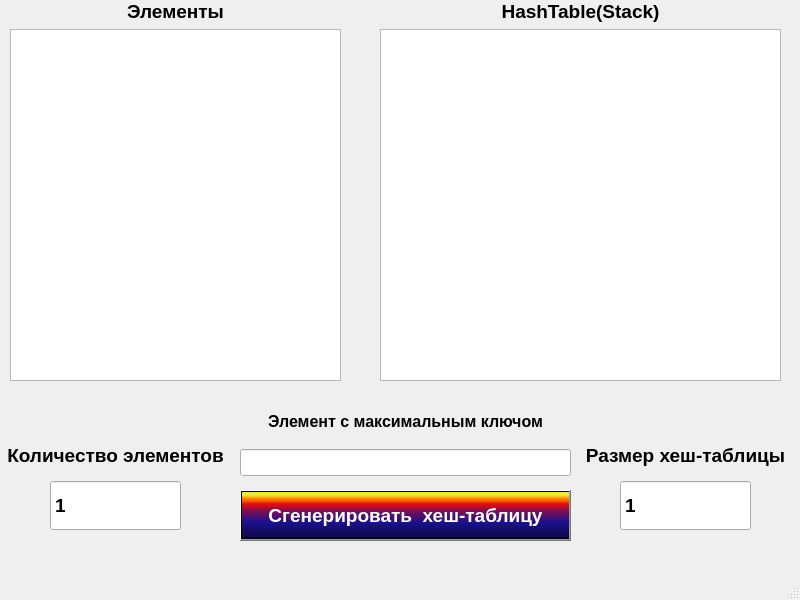
<?xml version="1.0" encoding="UTF-8"?>
<ui version="4.0">
 <class>MainWindow</class>
 <widget class="QMainWindow" name="MainWindow">
  <property name="geometry">
   <rect>
    <x>0</x>
    <y>0</y>
    <width>800</width>
    <height>600</height>
   </rect>
  </property>
  <property name="windowTitle">
   <string>HashTable</string>
  </property>
  <widget class="QWidget" name="centralwidget">
   <widget class="QPushButton" name="generateButton">
    <property name="geometry">
     <rect>
      <x>240</x>
      <y>490</y>
      <width>331</width>
      <height>51</height>
     </rect>
    </property>
    <property name="font">
     <font>
      <pointsize>14</pointsize>
      <bold>true</bold>
     </font>
    </property>
    <property name="cursor">
     <cursorShape>PointingHandCursor</cursorShape>
    </property>
    <property name="styleSheet">
     <string notr="true">background-color: qlineargradient(spread:pad, x1:0, y1:1, x2:0, y2:0, stop:0 rgba(0, 0, 0, 255), stop:0.05 rgba(14, 8, 73, 255), stop:0.36 rgba(28, 17, 145, 255), stop:0.6 rgba(126, 14, 81, 255), stop:0.75 rgba(234, 11, 11, 255), stop:0.79 rgba(244, 70, 5, 255), stop:0.86 rgba(255, 136, 0, 255), stop:0.935 rgba(239, 236, 55, 255));
color: rgb(255, 255, 255);</string>
    </property>
    <property name="text">
     <string>Сгенерировать  хеш-таблицу</string>
    </property>
   </widget>
   <widget class="QSpinBox" name="amountElementBox">
    <property name="geometry">
     <rect>
      <x>50</x>
      <y>480</y>
      <width>131</width>
      <height>51</height>
     </rect>
    </property>
    <property name="font">
     <font>
      <pointsize>14</pointsize>
      <bold>true</bold>
     </font>
    </property>
    <property name="buttonSymbols">
     <enum>QAbstractSpinBox::NoButtons</enum>
    </property>
    <property name="minimum">
     <number>1</number>
    </property>
    <property name="maximum">
     <number>1000</number>
    </property>
   </widget>
   <widget class="QLabel" name="label">
    <property name="geometry">
     <rect>
      <x>0</x>
      <y>440</y>
      <width>231</width>
      <height>31</height>
     </rect>
    </property>
    <property name="font">
     <font>
      <pointsize>14</pointsize>
      <bold>true</bold>
     </font>
    </property>
    <property name="text">
     <string>Количество элементов</string>
    </property>
    <property name="alignment">
     <set>Qt::AlignCenter</set>
    </property>
   </widget>
   <widget class="QLabel" name="label_2">
    <property name="geometry">
     <rect>
      <x>570</x>
      <y>440</y>
      <width>231</width>
      <height>31</height>
     </rect>
    </property>
    <property name="font">
     <font>
      <pointsize>14</pointsize>
      <bold>true</bold>
     </font>
    </property>
    <property name="text">
     <string>Размер хеш-таблицы</string>
    </property>
    <property name="alignment">
     <set>Qt::AlignCenter</set>
    </property>
   </widget>
   <widget class="QSpinBox" name="sizeBox">
    <property name="geometry">
     <rect>
      <x>620</x>
      <y>480</y>
      <width>131</width>
      <height>51</height>
     </rect>
    </property>
    <property name="font">
     <font>
      <pointsize>14</pointsize>
      <bold>true</bold>
     </font>
    </property>
    <property name="buttonSymbols">
     <enum>QAbstractSpinBox::NoButtons</enum>
    </property>
    <property name="minimum">
     <number>1</number>
    </property>
    <property name="maximum">
     <number>100</number>
    </property>
   </widget>
   <widget class="QWidget" name="verticalLayoutWidget">
    <property name="geometry">
     <rect>
      <x>10</x>
      <y>0</y>
      <width>331</width>
      <height>381</height>
     </rect>
    </property>
    <layout class="QVBoxLayout" name="verticalLayout">
     <item>
      <widget class="QLabel" name="label_3">
       <property name="font">
        <font>
         <pointsize>14</pointsize>
         <bold>true</bold>
        </font>
       </property>
       <property name="text">
        <string>Элементы</string>
       </property>
       <property name="alignment">
        <set>Qt::AlignCenter</set>
       </property>
      </widget>
     </item>
     <item>
      <widget class="QListWidget" name="listElementWidget"/>
     </item>
    </layout>
   </widget>
   <widget class="QWidget" name="verticalLayoutWidget_2">
    <property name="geometry">
     <rect>
      <x>380</x>
      <y>0</y>
      <width>401</width>
      <height>381</height>
     </rect>
    </property>
    <layout class="QVBoxLayout" name="verticalLayout_2">
     <item>
      <widget class="QLabel" name="label_4">
       <property name="font">
        <font>
         <pointsize>14</pointsize>
         <bold>true</bold>
        </font>
       </property>
       <property name="text">
        <string>HashTable(Stack)</string>
       </property>
       <property name="alignment">
        <set>Qt::AlignCenter</set>
       </property>
      </widget>
     </item>
     <item>
      <widget class="QListWidget" name="listStackWidget"/>
     </item>
    </layout>
   </widget>
   <widget class="QWidget" name="verticalLayoutWidget_3">
    <property name="geometry">
     <rect>
      <x>240</x>
      <y>400</y>
      <width>331</width>
      <height>88</height>
     </rect>
    </property>
    <layout class="QVBoxLayout" name="verticalLayout_3">
     <item>
      <widget class="QLabel" name="label_5">
       <property name="sizePolicy">
        <sizepolicy hsizetype="Preferred" vsizetype="Fixed">
         <horstretch>0</horstretch>
         <verstretch>0</verstretch>
        </sizepolicy>
       </property>
       <property name="font">
        <font>
         <pointsize>12</pointsize>
         <bold>true</bold>
        </font>
       </property>
       <property name="text">
        <string>Элемент с максимальным ключом</string>
       </property>
       <property name="alignment">
        <set>Qt::AlignCenter</set>
       </property>
      </widget>
     </item>
     <item>
      <widget class="QLineEdit" name="findMaxEdit">
       <property name="font">
        <font>
         <pointsize>12</pointsize>
        </font>
       </property>
       <property name="readOnly">
        <bool>true</bool>
       </property>
      </widget>
     </item>
    </layout>
   </widget>
  </widget>
  <widget class="QMenuBar" name="menubar">
   <property name="geometry">
    <rect>
     <x>0</x>
     <y>0</y>
     <width>800</width>
     <height>22</height>
    </rect>
   </property>
  </widget>
  <widget class="QStatusBar" name="statusbar"/>
 </widget>
 <resources/>
 <connections/>
</ui>
